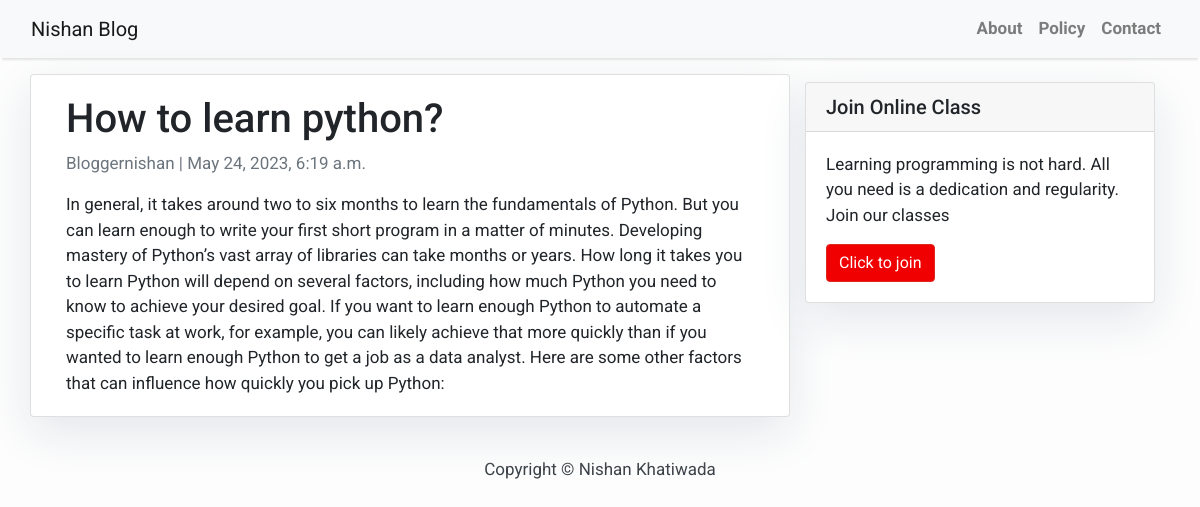
The app's page /article/2 with its own data.
### blogwebsite/models.py (models this page shows, shortened)
class Article(models.Model):
    author = models.ForeignKey('auth.User', on_delete=models.CASCADE)
    title = models.CharField(max_length=100)
    body = models.TextField()
    updated_on = models.DateTimeField(auto_now=True)
    created_on = models.DateTimeField(auto_now_add=True, null=True)
    STATUS_CHOICES = (
        ('draft', 'Draft'),
        ('published', 'Published'),
        ('archived', 'Archived'),
    )
    status = models.CharField(max_length=20, choices=STATUS_CHOICES, default='draft')
    class Meta:
        ordering = ['-created_on']

### blogwebsite/views.py (the view)
# urls.py: path('article/<int:pk>', views.ArticleDetailView.as_view(), name='detail'),
class ArticleDetailView(DetailView):
    model = Article
    template_name = 'detail.html'

### templates/detail.html
{% extends 'base.html' %} {% block content %}
<div class="container">
  <div class="row">
    <div class="col-md-8 card mb-4  mt-3 left  top">
      <div class="card-body">
        <h1>{% block title %} {{ article.title }} {% endblock title %}</h1>
        <p class=" text-muted">{{ article.author }} | {{ article.created_on }}</p>
        <p class="card-text ">{{ article.body | safe }}</p>
      </div>
    </div>
    {% block sidebar %} {% include 'sidebar.html' %} {% endblock sidebar %}
  </div>
</div>
{% endblock content %}

### templates/base.html (style rules this page uses)
body { font-family: "Roboto", sans-serif; font-size: 17px; background-color: #fdfdfd; }

### templates/sidebar.html (style rules this page uses)
.card { box-shadow: 0 16px 48px #E3E7EB; }

### records on screen
Article: title "How to learn python?", author "Bloggernishan", created_on "May 24, 2023, 6:19 a.m.", body "In general, it takes around two to six months to learn the fundamentals of Python. But you can learn enough to write your first short program in a matter of minutes. Developing mastery of Python’s vast array of libraries can take months or years. How long it takes you to learn Python will depend on several factors, including how much Python you need to know to achieve your desired goal. If you want to learn enough Python to automate a specific task at work, for example, you can likely achieve that more quickly than if you wanted to learn enough Python to get a job as a data analyst. Here are some other factors that can influence how quickly you pick up Python:"
